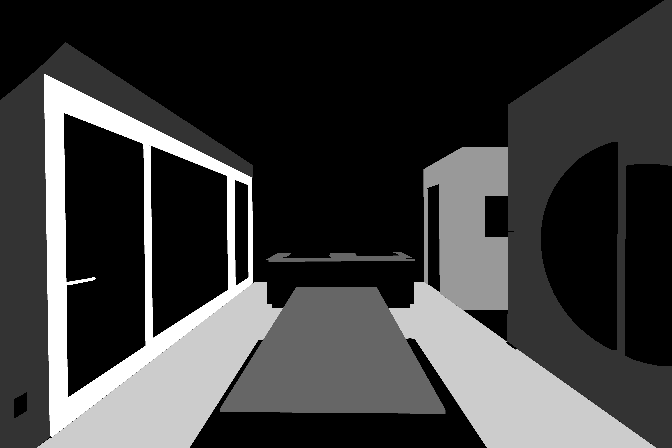
#> input picture annotations/training_r/176A8901.png, 672 x 448 px; its folder holds only this picture in this run
$ python yun-nd.py
#> lines starting #> are read from the running program, lines starting #| are printed output that depends on the picture
import cv2
import numpy as np
import glob

name="*.png"
print(name)
#imgs = glob.glob("./result/original_seg.png")
#imgs = glob.glob("/media/sangbin/D/ade20k/ADEChallengeData2016/annotations/training/*.png")
imgs = glob.glob("/media/sangbin/D/2hae_dataset/annotations/training_r/" + name)
numfiles = len(imgs)
print(imgs)
# [14 lines of commented-out code are left out]
for fname in imgs:
	img = cv2.imread(fname,0)
#> img is the input picture: shape (448, 672); min 0, max 5, mean 1.15

	fn = fname.split("/")
	print(fn)


## dataset setup

#0 background
#1 wall
#2 space 2-> 7
#3 space 3-> 1
#4 floor 4-> 2
#5 space 5-> 3
#6 ceiling 6-> 4
# 7 >= -> 0

##origin data 7class
#0 background
#1 wall
#2 table_top
#3 film
#4 floor
#5 window
#6 ceiling

#0~7 5class
#0 background
#1 wall
#2 floor
#3 window
#4 ceiling

	img = np.where(img==2,7,img)
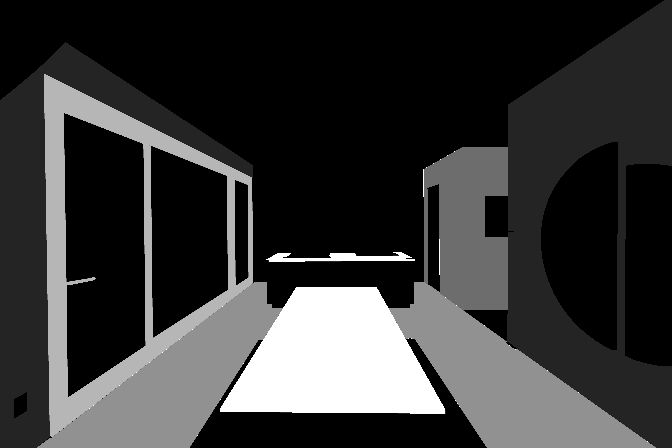
#> img: shape (448, 672); min 0, max 7, mean 1.49; drawn with min black and max white
	img = np.where(img==3,1,img)
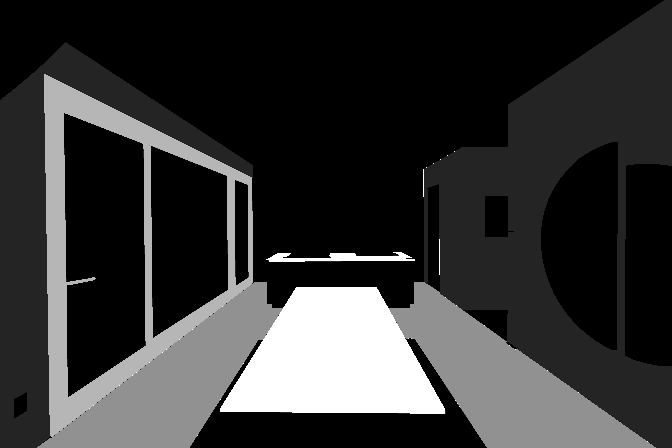
#> img: shape (448, 672); min 0, max 7, mean 1.42; drawn with min black and max white
	img = np.where(img==4,2,img)
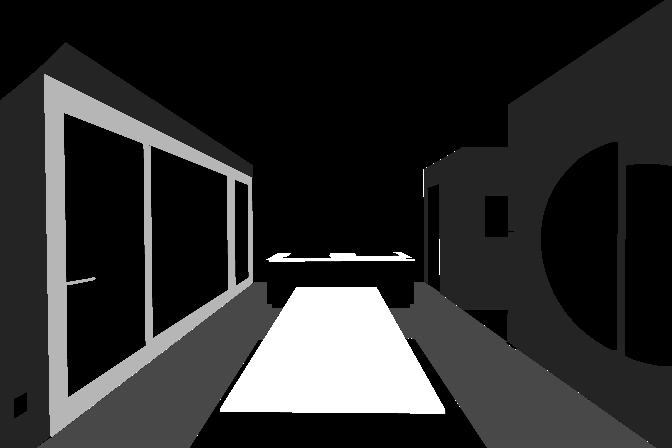
#> img: shape (448, 672); min 0, max 7, mean 1.2; drawn with min black and max white
	img = np.where(img==5,3,img)
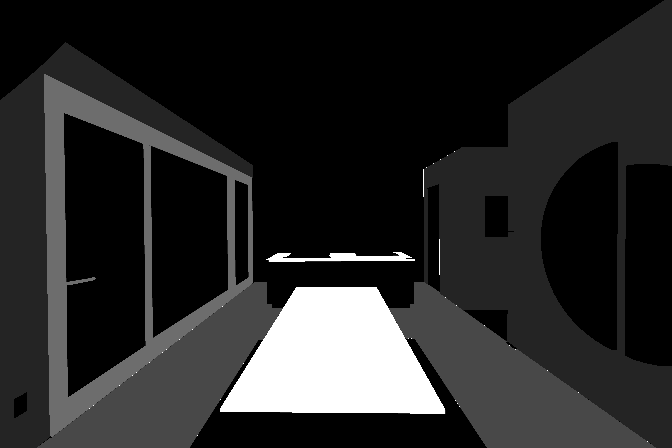
#> img: shape (448, 672); min 0, max 7, mean 1.09; drawn with min black and max white
	img = np.where(img==6,4,img)
	img = np.where(img>=7,0,img)
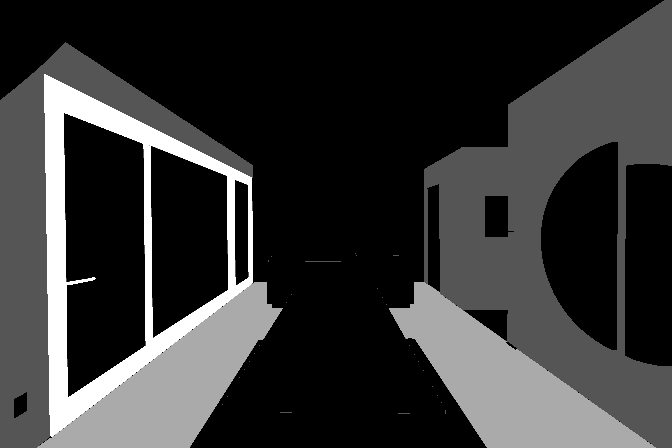
#> img: shape (448, 672); min 0, max 3, mean 0.617; drawn with min black and max white

	# [13 lines of commented-out code are left out]
	result = cv2.imwrite("./result/"+fn[7],img)
	print(result)
#| True
	# [9 lines of commented-out code are left out]
